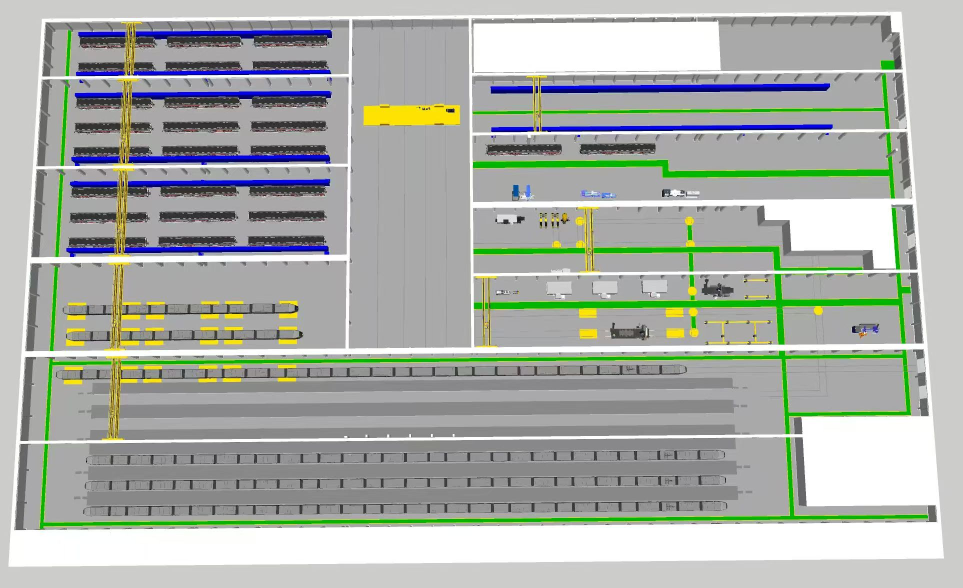
#> input picture 1.jpg, 1926 x 1176 px (shown at 1/2 size); its folder holds 4 pictures in this run
$ python analyze_images.py
#> lines starting #> are read from the running program, lines starting #| are printed output that depends on the picture
"""
分析四张工厂图片的基本信息和颜色分布，
帮助理解图片内容以重建3D模型。
"""
from PIL import Image
import os
import json

BASE = os.path.dirname(os.path.abspath(__file__))

for i in range(1, 5):
    path = os.path.join(BASE, f"{i}.jpg")
    img = Image.open(path)
#> img is the input picture: PIL image 1926x1176 RGB; mean R, G, B 169.5, 175, 168.4
    w, h = img.size
#> w = 1926; h = 1176
    mode = img.mode
#> mode = 'RGB'

    img_rgb = img.convert("RGB")
    pixels = list(img_rgb.getdata())
#> pixels = 2264976 items

    r_avg = sum(p[0] for p in pixels) / len(pixels)
#> r_avg = 169.5
    g_avg = sum(p[1] for p in pixels) / len(pixels)
#> g_avg = 175
    b_avg = sum(p[2] for p in pixels) / len(pixels)
#> b_avg = 168.4

    dark = sum(1 for p in pixels if max(p) < 80)
#> dark = 69821
    medium = sum(1 for p in pixels if 80 <= max(p) < 200)
#> medium = 1440359
    bright = sum(1 for p in pixels if max(p) >= 200)
#> bright = 754796
    total = len(pixels)
#> total = 2264976

    from collections import Counter
    quantized = [(p[0]//32*32, p[1]//32*32, p[2]//32*32) for p in pixels]
#> quantized = 2264976 items
    color_counts = Counter(quantized).most_common(10)
#> color_counts = [((160, 160, 160), 849228), ((224, 224, 224), 351735), ((192, 192, 192), 321795), ((128, 128, 128), 312627), ((96, 96, 96), 55904), ((0, 160, 0), 55776), ((32, 32, 32), 48058), ((160, 160, 128), 37894), ((64, 64, 64), 19862), ((0, 0, 224), 11549)]

    print(f"\n=== 图片 {i}.jpg ===")
    print(f"  尺寸: {w} x {h} 像素")
#|   尺寸: 1926 x 1176 像素
    print(f"  模式: {mode}")
#|   模式: RGB
    print(f"  平均颜色: R={r_avg:.0f} G={g_avg:.0f} B={b_avg:.0f}")
#|   平均颜色: R=170 G=175 B=168
    print(f"  亮度分布: 暗区={dark/total*100:.1f}% 中间={medium/total*100:.1f}% 亮区={bright/total*100:.1f}%")
#|   亮度分布: 暗区=3.1% 中间=63.6% 亮区=33.3%
    print(f"  主要颜色 (RGB):")
    for color, count in color_counts[:5]:
        pct = count / total * 100
        print(f"    {color}: {pct:.1f}%")
#> this loop made 5 passes
#> (color, count, pct) on passes 1 to 5: ((160, 160, 160), 849228, 37.49), ((224, 224, 224), 351735, 15.53), ((192, 192, 192), 321795, 14.21), ((128, 128, 128), 312627, 13.8), ((96, 96, 96), 55904, 2.47)
#|     (160, 160, 160): 37.5%
#|     (224, 224, 224): 15.5%
#|     (192, 192, 192): 14.2%
#|     (128, 128, 128): 13.8%
#|     (96, 96, 96): 2.5%

    top_colors = [(c, cnt) for c, cnt in color_counts[:10]]
#> top_colors has the same summary as color_counts

    center_region = img_rgb.crop((w//4, h//4, 3*w//4, 3*h//4))
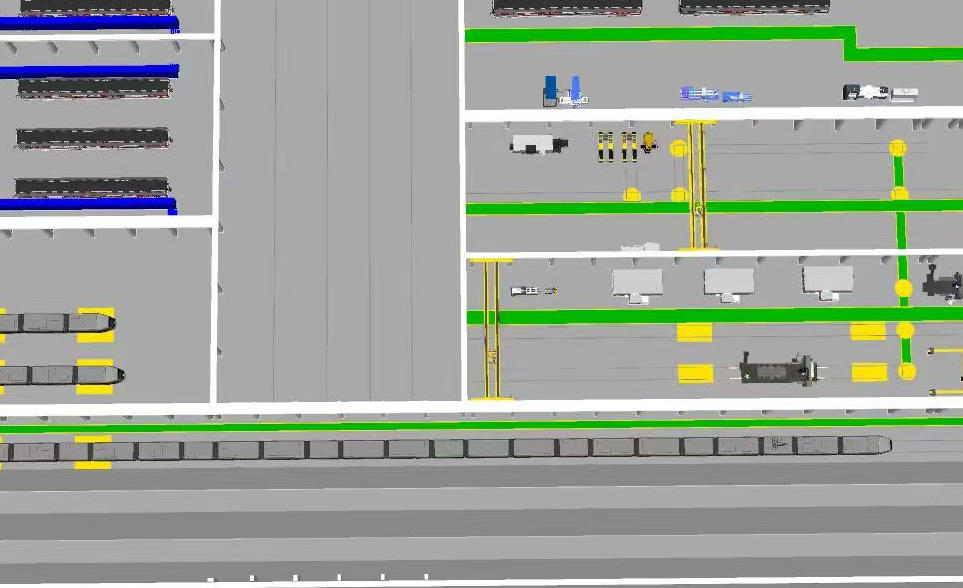
#> center_region: PIL image 963x588 RGB; mean R, G, B 157.3, 164.9, 154.7
    center_pixels = list(center_region.getdata())
#> center_pixels = 566244 items
    c_r = sum(p[0] for p in center_pixels) / len(center_pixels)
#> c_r = 157.3
    c_g = sum(p[1] for p in center_pixels) / len(center_pixels)
#> c_g = 164.9
    c_b = sum(p[2] for p in center_pixels) / len(center_pixels)
#> c_b = 154.7
    print(f"  中心区域平均颜色: R={c_r:.0f} G={c_g:.0f} B={c_b:.0f}")
#|   中心区域平均颜色: R=157 G=165 B=155
#> pass 2 of the loop `for i in range(1, 5):`:
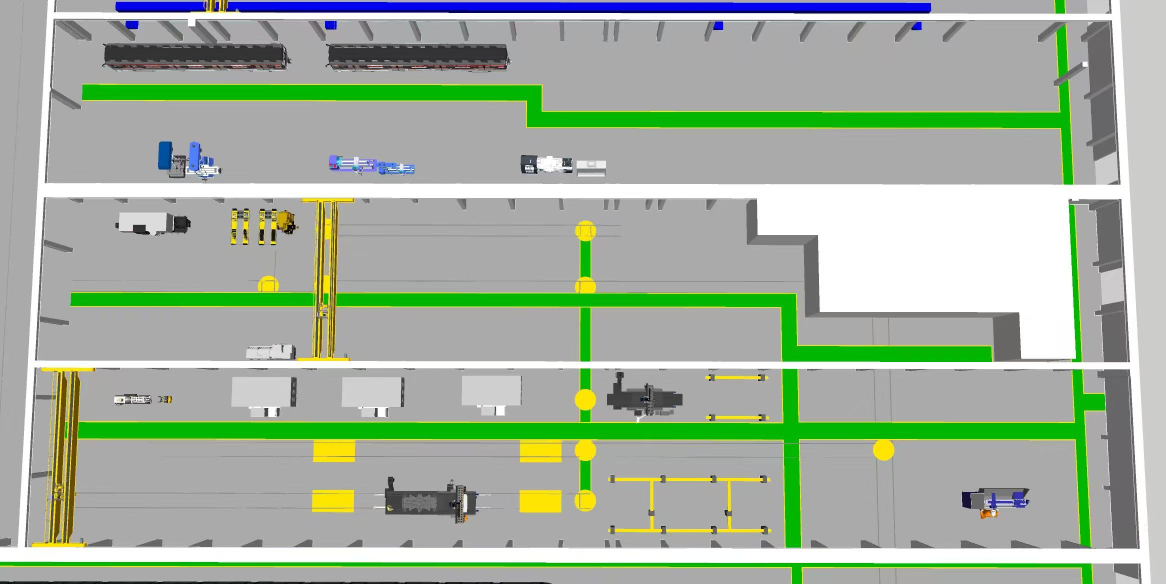
#> input picture 2.jpg, 2332 x 1168 px (shown at 1/2 size)
#> img is the input picture: PIL image 2332x1168 RGB; mean R, G, B 162.5, 177.1, 158.8
#> pixels = 2723776 items
#> r_avg = 162.5
#> g_avg = 177.1
#> b_avg = 158.8
#> dark = 49880
#> medium = 2085037
#> bright = 588859
#> total = 2723776
#> quantized = 2723776 items
#> color_counts = [((160, 160, 160), 1604188), ((224, 224, 224), 356075), ((0, 160, 0), 207476), ((192, 192, 192), 121112), ((96, 96, 96), 107389), ((160, 160, 128), 37936), ((32, 32, 32), 28274), ((128, 128, 128), 24122), ((224, 224, 0), 21709), ((0, 0, 224), 19502)]
#|   尺寸: 2332 x 1168 像素
#|   模式: RGB
#|   平均颜色: R=162 G=177 B=159
#|   亮度分布: 暗区=1.8% 中间=76.5% 亮区=21.6%
#> the loop `for color, count in color_counts[:5]:` made 5 passes
#> (color, count, pct) on passes 1 to 5: ((160, 160, 160), 1604188, 58.9), ((224, 224, 224), 356075, 13.07), ((0, 160, 0), 207476, 7.62), ((192, 192, 192), 121112, 4.45), ((96, 96, 96), 107389, 3.94)
#> (printed output is left out)
#> top_colors has the same summary as color_counts
#> `center_region = img_rgb.crop((w//4, h//4, 3*w//4, 3*h//4))`:
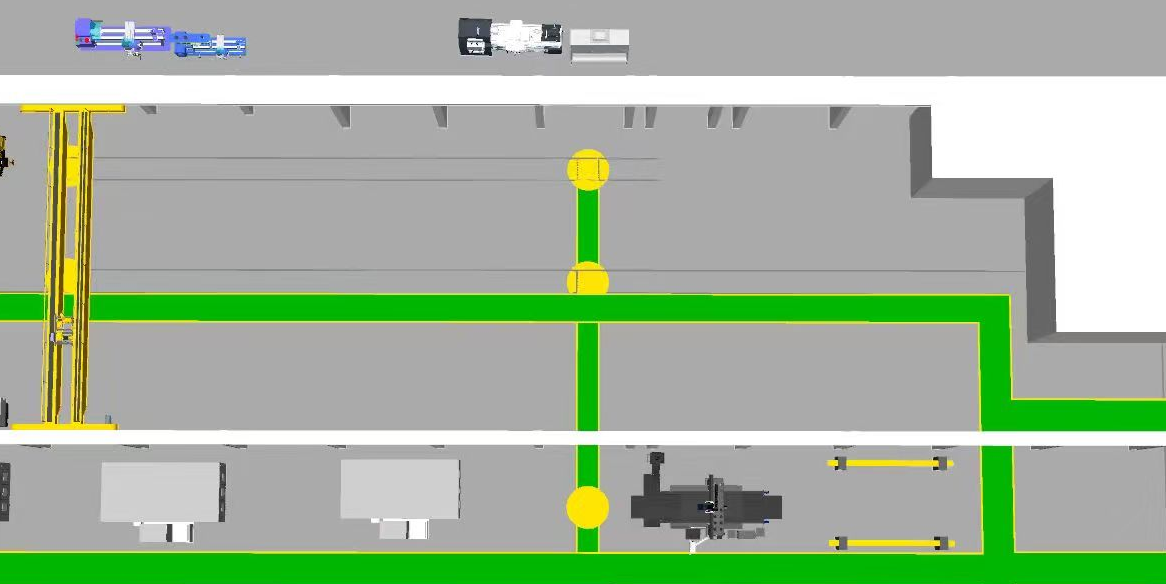
#> center_region: PIL image 1166x584 RGB; mean R, G, B 161.3, 181, 155.1
#> center_pixels = 680944 items
#> c_r = 161.3
#> c_g = 181
#> c_b = 155.1
#|   中心区域平均颜色: R=161 G=181 B=155
#> pass 3 of the loop `for i in range(1, 5):`:
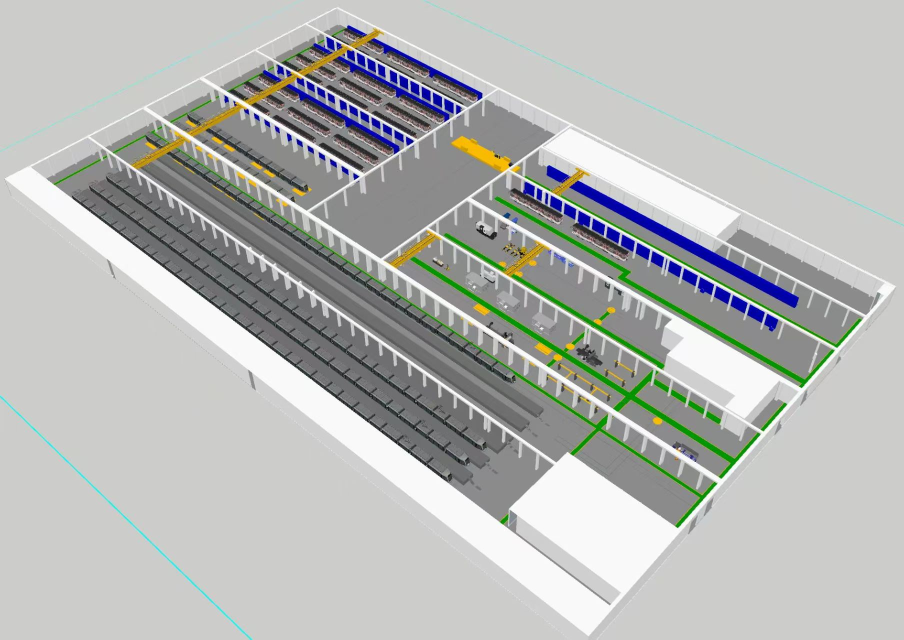
#> input picture 3.jpg, 1807 x 1279 px (shown at 1/2 size)
#> img is the input picture: PIL image 1807x1279 RGB; mean R, G, B 180.8, 182.9, 180.7
#> pixels = 2311153 items
#> r_avg = 180.8
#> g_avg = 182.9
#> b_avg = 180.7
#> dark = 46103
#> medium = 703513
#> bright = 1561537
#> total = 2311153
#> quantized = 2311153 items
#> color_counts = [((192, 192, 192), 1330474), ((128, 128, 128), 332212), ((224, 224, 224), 226133), ((96, 96, 96), 145855), ((32, 32, 32), 29016), ((64, 64, 64), 20441), ((160, 160, 160), 20378), ((0, 0, 160), 19210), ((0, 128, 0), 19198), ((128, 128, 96), 17089)]
#|   尺寸: 1807 x 1279 像素
#|   模式: RGB
#|   平均颜色: R=181 G=183 B=181
#|   亮度分布: 暗区=2.0% 中间=30.4% 亮区=67.6%
#> the loop `for color, count in color_counts[:5]:` made 5 passes
#> (color, count, pct) on passes 1 to 5: ((192, 192, 192), 1330474, 57.57), ((128, 128, 128), 332212, 14.37), ((224, 224, 224), 226133, 9.78), ((96, 96, 96), 145855, 6.31), ((32, 32, 32), 29016, 1.26)
#> (printed output is left out)
#> top_colors has the same summary as color_counts
#> `center_region = img_rgb.crop((w//4, h//4, 3*w//4, 3*h//4))`:
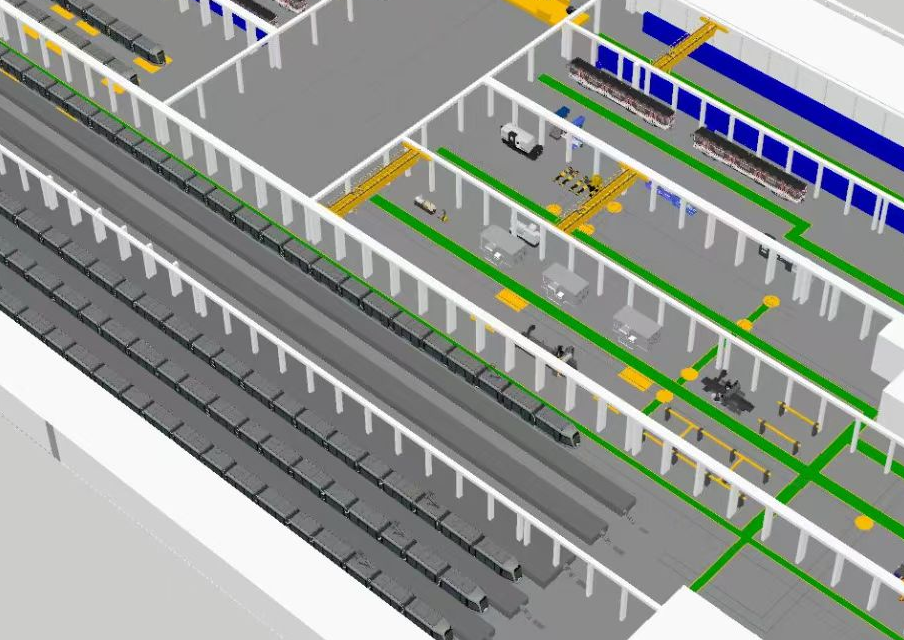
#> center_region: PIL image 904x640 RGB; mean R, G, B 145.6, 150.6, 145
#> center_pixels = 578560 items
#> c_r = 145.6
#> c_g = 150.6
#> c_b = 145
#|   中心区域平均颜色: R=146 G=151 B=145
#> the loop made 4 passes; the first 3 are shown
